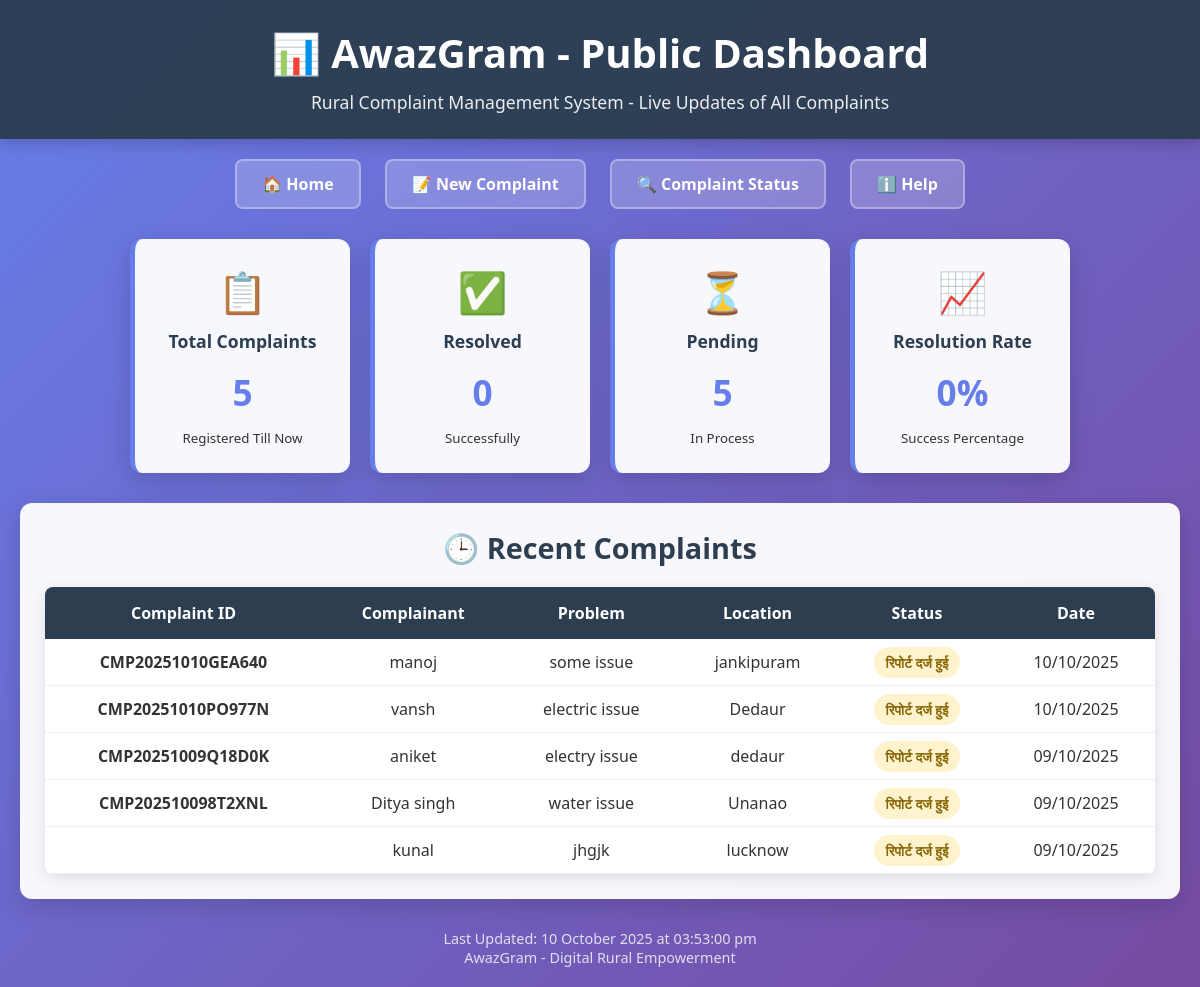
Screenshot of /complaints/dashboard/ with the database file from the repository.
### complaints/models.py (models this page shows, shortened)
class Complaint(models.Model):
    STATUS_CHOICES = [
        ('submitted', 'रिपोर्ट दर्ज हुई'),
        ('verified', 'सत्यापित'),
        ('resolved', 'हल हुई'),
        ('feedback', 'फीडबैक'),
        ('performance', 'प्रदर्शन'),
        ('escalation', 'एस्केलेशन'),
        ('dashboard', 'डैशबोर्ड'),
    ]
    FEEDBACK_CHOICES = [
        ('happy', '🙂'),
        ('neutral', '😐'),
        ('angry', '😡'),
    ]
    name = models.CharField(max_length=100, verbose_name="शिकायतकर्ता का नाम")
    location = models.CharField(max_length=100, verbose_name="स्थान")
    issue = models.TextField(verbose_name="समस्या का विवरण")
    photo = models.ImageField(upload_to='complaints/photos/', verbose_name="फोटो")
    qr_code = models.ImageField(upload_to='complaints/qrcodes/', blank=True, null=True, verbose_name="QR कोड")
    timestamp = models.DateTimeField(auto_now_add=True, verbose_name="दर्ज करने का समय")
    complaint_id = models.CharField(max_length=20, unique=True, blank=True, verbose_name="शिकायत आईडी")
    description = models.TextField(verbose_name="विवरण", blank=True)
    voice_note = models.FileField(upload_to='complaints/voice_notes/', null=True, blank=True, verbose_name="वॉइस नोट")
    status = models.CharField(
        max_length=20,
        choices=STATUS_CHOICES,
        default='submitted',
        verbose_name="स्थिति"
    )
    feedback = models.CharField(
        max_length=10,
        choices=FEEDBACK_CHOICES,
        null=True,
        blank=True,
        verbose_name="फीडबैक"
    )
    created_at = models.DateTimeField(default=timezone.now, verbose_name="बनाने की तारीख")
    verified_at = models.DateTimeField(null=True, blank=True, verbose_name="सत्यापित की तारीख")
    resolved_at = models.DateTimeField(null=True, blank=True, verbose_name="हल होने की तारीख")
    assigned_staff = models.CharField(
        max_length=100,
        null=True,
        blank=True,
        verbose_name="निर्धारित स्टाफ"
    )
    escalated_to = models.CharField(
        max_length=100,
        null=True,
        blank=True,
        verbose_name="एस्केलेट किया गया"
    )
    sla_breached = models.BooleanField(default=False, verbose_name="SLA उल्लंघन")
    trust_badge = models.BooleanField(default=False, verbose_name="ट्रस्ट बैज")
    class Meta:
        verbose_name = "शिकायत"
        verbose_name_plural = "शिकायतें"
        ordering = ['-created_at']
    def photo_preview(self):
        if self.photo:
            return f'<a href="{self.photo.url}" target="_blank"><img src="{self.photo.url}" width="100" height="100" style="object-fit: cover; border-radius: 8px;" /></a>'
        return "No Photo"
    photo_preview.allow_tags = True
    photo_preview.short_description = "फोटो प्रिव्यू"
    def qr_code_preview(self):
        if self.qr_code:
            return f'<a href="{self.qr_code.url}" target="_blank"><img src="{self.qr_code.url}" width="100" height="100" style="object-fit: cover; border-radius: 8px;" /></a>'
        return "No QR Code"
    qr_code_preview.allow_tags = True
    qr_code_preview.short_description = "QR कोड प्रिव्यू"

### complaints/views.py (the view)
# urls.py: path('dashboard/', views.dashboard_view, name='dashboard'),
def dashboard_view(request):
    total_complaints = Complaint.objects.count()
    resolved_complaints = Complaint.objects.filter(status='resolved').count()
    pending_complaints = Complaint.objects.filter(status__in=['submitted', 'verified']).count()
    recent_complaints = Complaint.objects.all().order_by('-created_at')[:10]
    resolution_rate = 0
    if total_complaints > 0:
        resolution_rate = (resolved_complaints / total_complaints) * 100
    return render(request, 'complaints/publicDeshBoard.html', {
        'total_complaints': total_complaints,
        'resolved_complaints': resolved_complaints,
        'pending_complaints': pending_complaints,
        'recent_complaints': recent_complaints,
        'resolution_rate': resolution_rate,
        'current_time': timezone.now()  # ✅ FIX: Added missing context variable
    })

### complaints/templates/complaints/publicDeshboard.html (shortened to what this page needs)
<!DOCTYPE html>
<html lang="en">
<head>
</head>
<body>
  <header>
    <h1>📊 AwazGram - Public Dashboard</h1>
    <p class="header-subtitle">Rural Complaint Management System - Live Updates of All Complaints</p>
  </header>
  <div class="nav-links">
    <a href="{% url 'home' %}" class="nav-btn">🏠 Home</a>
    <a href="{% url 'report' %}" class="nav-btn">📝 New Complaint</a>
    <a href="{% url 'track_complaint' %}" class="nav-btn">🔍 Complaint Status</a>
    <a href="{% url 'offline_help' %}" class="nav-btn">ℹ️ Help</a>
  </div>
  <section class="stats">
    <div class="card">
      <div class="card-icon">📋</div>
      <h2>Total Complaints</h2>
      <p id="total">{{ total_complaints }}</p>
      <small>Registered Till Now</small>
    </div>
    <div class="card">
      <div class="card-icon">✅</div>
      <h2>Resolved</h2>
      <p id="resolved">{{ resolved_complaints }}</p>
      <small>Successfully</small>
    </div>
    <div class="card">
      <div class="card-icon">⏳</div>
      <h2>Pending</h2>
      <p id="pending">{{ pending_complaints }}</p>
      <small>In Process</small>
    </div>
    <div class="card">
      <div class="card-icon">📈</div>
      <h2>Resolution Rate</h2>
      <p id="resolution-rate">
        {% if total_complaints > 0 %}
          {{ resolved_complaints|floatformat:0 }}%
        {% else %}
          0%
        {% endif %}
      </p>
      <small>Success Percentage</small>
    </div>
  </section>
  <section class="table-section">
    <h2>🕒 Recent Complaints</h2>
    {% if recent_complaints %}
      <table>
        <thead>
          <tr>
            <th>Complaint ID</th>
            <th>Complainant</th>
            <th>Problem</th>
            <th>Location</th>
            <th>Status</th>
            <th>Date</th>
          </tr>
        </thead>
        <tbody id="complaint-table">
          {% for complaint in recent_complaints %}
          <tr>
            <td>
              <strong>{{ complaint.complaint_id }}</strong>
            </td>
            <td>{{ complaint.name }}</td>
            <td>
              {% if complaint.issue|length > 50 %}
                {{ complaint.issue|slice:50 }}...
              {% else %}
                {{ complaint.issue }}
              {% endif %}
            </td>
            <td>{{ complaint.location }}</td>
            <td>
              <span class="status-badge status-{{ complaint.status }}">
                {{ complaint.get_status_display }}
              </span>
            </td>
            <td>{{ complaint.created_at|date:"d/m/Y" }}</td>
          </tr>
          {% endfor %}
        </tbody>
      </table>
    {% endif %}
  </section>
  <div class="last-updated">
    <p>Last Updated: <span id="current-time">{{ current_time|default:"Loading..." }}</span></p>
    <p>AwazGram - Digital Rural Empowerment</p>
  </div>
</body>
</html>

### complaints/templates/complaints/publicDeshboard.html (style rules this page uses)
* { margin: 0; padding: 0; box-sizing: border-box; font-family: 'Segoe UI', Arial, sans-serif; }
body { background: linear-gradient(135deg, #667eea 0%, #764ba2 100%); color: #333; min-height: 100vh; }
header { background: rgba(44, 62, 80, 0.95); color: white; padding: 25px 20px; text-align: center; box-shadow: 0 4px 15px rgba(0,0,0,0.2); }
header h1 { font-size: 2.5rem; margin-bottom: 10px; }
.header-subtitle { font-size: 1.1rem; opacity: 0.9; }
.stats { display: flex; justify-content: center; flex-wrap: wrap; gap: 20px; margin: 30px 20px; }
.card { background: rgba(255, 255, 255, 0.95); padding: 25px; border-radius: 12px; width: 220px; box-shadow: 0 8px 25px rgba(0,0,0,0.15); text-align: center; transition: transform 0.3s, box-shadow 0.3s; border-left: 5px solid #667eea; }
.card h2 { color: #2c3e50; font-size: 1.1rem; margin-bottom: 15px; font-weight: 600; }
.card p { font-size: 2.2rem; font-weight: bold; color: #667eea; margin: 10px 0; }
.card .card-icon { font-size: 2.5rem; margin-bottom: 10px; }
.table-section { margin: 30px 20px; background: rgba(255, 255, 255, 0.95); border-radius: 12px; padding: 25px; box-shadow: 0 8px 25px rgba(0,0,0,0.15); }
.table-section h2 { color: #2c3e50; margin-bottom: 20px; text-align: center; font-size: 1.8rem; }
table { width: 100%; border-collapse: collapse; background: white; border-radius: 8px; overflow: hidden; box-shadow: 0 4px 15px rgba(0,0,0,0.1); }
th { background: #2c3e50; color: white; padding: 15px; text-align: center; font-weight: 600; }
td { padding: 12px 15px; border-bottom: 1px solid #eee; text-align: center; }
.status-badge { padding: 6px 12px; border-radius: 20px; font-size: 0.85rem; font-weight: 600; }
.status-submitted { background: #fff3cd; color: #856404; }
.nav-links { text-align: center; margin: 20px 0; }
.nav-btn { display: inline-block; background: rgba(255, 255, 255, 0.2); color: white; padding: 12px 25px; margin: 0 10px; border-radius: 8px; text-decoration: none; font-weight: 600; transition: all 0.3s; border: 2px solid rgba(255, 255, 255, 0.3); }
.last-updated { text-align: center; color: white; margin: 20px 0; font-size: 0.9rem; opacity: 0.8; }

### rows the page displays
Complaint: complaint_id "CMP20251010GEA640", name "manoj", issue "some issue", location "jankipuram", status "रिपोर्ट दर्ज हुई", created_at "10/10/2025"
Complaint: complaint_id "CMP20251010PO977N", name "vansh", issue "electric issue", location "Dedaur", status "रिपोर्ट दर्ज हुई", created_at "10/10/2025"
Complaint: complaint_id "CMP20251009Q18D0K", name "aniket", issue "electry issue", location "dedaur", status "रिपोर्ट दर्ज हुई", created_at "09/10/2025"
Complaint: complaint_id "CMP202510098T2XNL", name "Ditya singh", issue "water issue", location "Unanao", status "रिपोर्ट दर्ज हुई", created_at "09/10/2025"
Complaint: name "kunal", issue "jhgjk", location "lucknow", status "रिपोर्ट दर्ज हुई", created_at "09/10/2025"

### other values shown
{{ total_complaints }} "5"
{{ resolved_complaints }} "0"
{{ pending_complaints }} "5"
{{ resolved_complaints|floatformat:0 }} "0"
